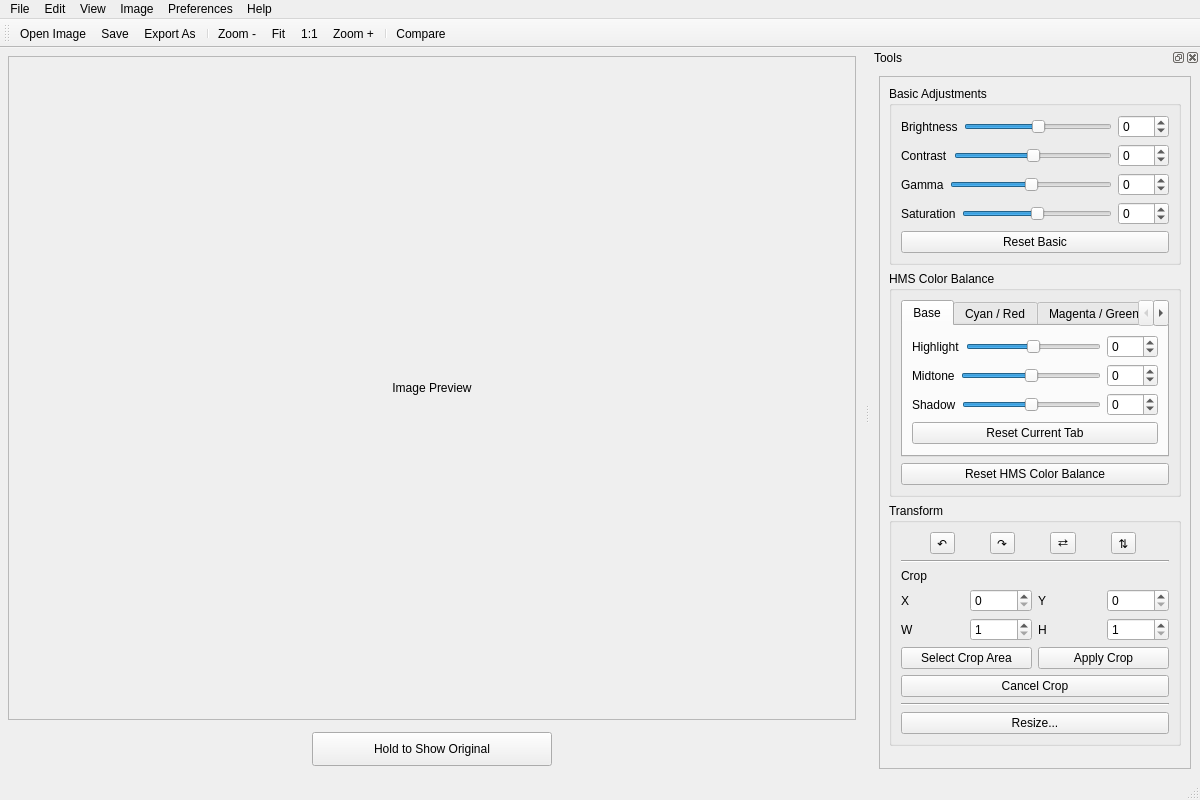
<?xml version="1.0" encoding="UTF-8"?>
<ui version="4.0">
 <class>MainWindow</class>
 <widget class="QMainWindow" name="MainWindow">
  <property name="geometry">
   <rect>
    <x>0</x>
    <y>0</y>
    <width>1200</width>
    <height>800</height>
   </rect>
  </property>
  <property name="windowTitle">
   <string>On Point Photo Editor</string>
  </property>
  <widget class="QWidget" name="centralwidget">
   <layout class="QVBoxLayout" name="centralLayout">
    <property name="spacing">
     <number>6</number>
    </property>
    <property name="leftMargin">
     <number>8</number>
    </property>
    <property name="topMargin">
     <number>8</number>
    </property>
    <property name="rightMargin">
     <number>8</number>
    </property>
    <property name="bottomMargin">
     <number>6</number>
    </property>
    <item>
     <widget class="QScrollArea" name="previewScrollArea">
      <property name="widgetResizable">
       <bool>true</bool>
      </property>
      <widget class="QWidget" name="previewScrollAreaContents">
       <property name="geometry">
        <rect>
         <x>0</x>
         <y>0</y>
         <width>851</width>
         <height>658</height>
        </rect>
       </property>
       <layout class="QVBoxLayout" name="previewLayout">
        <item>
         <widget class="QLabel" name="imagePreviewLabel">
          <property name="minimumSize">
           <size>
            <width>800</width>
            <height>600</height>
           </size>
          </property>
          <property name="text">
           <string>Image Preview</string>
          </property>
          <property name="alignment">
           <set>Qt::AlignmentFlag::AlignCenter</set>
          </property>
         </widget>
        </item>
       </layout>
      </widget>
     </widget>
    </item>
    <item>
     <layout class="QHBoxLayout" name="showOriginalBarLayout">
      <property name="spacing">
       <number>8</number>
      </property>
      <property name="leftMargin">
       <number>12</number>
      </property>
      <property name="topMargin">
       <number>6</number>
      </property>
      <property name="rightMargin">
       <number>12</number>
      </property>
      <property name="bottomMargin">
       <number>6</number>
      </property>
      <item>
       <spacer name="showOriginalLeftSpacer">
        <property name="orientation">
         <enum>Qt::Orientation::Horizontal</enum>
        </property>
        <property name="sizeHint" stdset="0">
         <size>
          <width>40</width>
          <height>20</height>
         </size>
        </property>
       </spacer>
      </item>
      <item>
       <widget class="QPushButton" name="showOriginalButton">
        <property name="minimumSize">
         <size>
          <width>240</width>
          <height>34</height>
         </size>
        </property>
        <property name="maximumSize">
         <size>
          <width>300</width>
          <height>40</height>
         </size>
        </property>
        <property name="toolTip">
         <string>Hold to compare with the unedited image. Shortcut: Spacebar.</string>
        </property>
        <property name="text">
         <string>Hold to Show Original</string>
        </property>
       </widget>
      </item>
      <item>
       <spacer name="showOriginalRightSpacer">
        <property name="orientation">
         <enum>Qt::Orientation::Horizontal</enum>
        </property>
        <property name="sizeHint" stdset="0">
         <size>
          <width>40</width>
          <height>20</height>
         </size>
        </property>
       </spacer>
      </item>
     </layout>
    </item>
   </layout>
  </widget>
  <widget class="QMenuBar" name="menubar">
   <property name="geometry">
    <rect>
     <x>0</x>
     <y>0</y>
     <width>1200</width>
     <height>20</height>
    </rect>
   </property>
   <widget class="QMenu" name="menuFile">
    <property name="title">
     <string>File</string>
    </property>
    <addaction name="actionNewCanvas"/>
    <addaction name="actionOpenImage"/>
    <addaction name="actionPlaceImage"/>
    <addaction name="actionCloseImage"/>
    <addaction name="separator"/>
    <addaction name="actionSave"/>
    <addaction name="actionSaveAs"/>
    <addaction name="actionExportAs"/>
    <addaction name="separator"/>
    <addaction name="actionPrintPreview"/>
    <addaction name="actionPrint"/>
    <addaction name="separator"/>
    <addaction name="actionExit"/>
   </widget>
   <widget class="QMenu" name="menuEdit">
    <property name="title">
     <string>Edit</string>
    </property>
    <addaction name="actionUndo"/>
    <addaction name="actionRedo"/>
    <addaction name="separator"/>
   </widget>
   <widget class="QMenu" name="menuView">
    <property name="title">
     <string>View</string>
    </property>
    <addaction name="actionZoomIn"/>
    <addaction name="actionZoomOut"/>
    <addaction name="actionFitToWindow"/>
    <addaction name="actionActualSize"/>
    <addaction name="separator"/>
    <addaction name="actionCompare"/>
   </widget>
   <widget class="QMenu" name="menuImage">
    <property name="title">
     <string>Image</string>
    </property>
    <addaction name="actionRotateLeft"/>
    <addaction name="actionRotateRight"/>
    <addaction name="separator"/>
    <addaction name="actionFlipHorizontal"/>
    <addaction name="actionFlipVertical"/>
    <addaction name="separator"/>
    <addaction name="actionCrop"/>
    <addaction name="actionResize"/>
   </widget>
   <widget class="QMenu" name="menuPreferences">
    <property name="title">
     <string>Preferences</string>
    </property>
    <addaction name="actionPreferences"/>
    <addaction name="actionSystemOptimizer"/>
   </widget>
   <widget class="QMenu" name="menuHelp">
    <property name="title">
     <string>Help</string>
    </property>
    <addaction name="actionAbout"/>
   </widget>
   <addaction name="menuFile"/>
   <addaction name="menuEdit"/>
   <addaction name="menuView"/>
   <addaction name="menuImage"/>
   <addaction name="menuPreferences"/>
   <addaction name="menuHelp"/>
  </widget>
  <widget class="QToolBar" name="mainToolBar">
   <property name="windowTitle">
    <string>Main Toolbar</string>
   </property>
   <attribute name="toolBarArea">
    <enum>TopToolBarArea</enum>
   </attribute>
   <attribute name="toolBarBreak">
    <bool>false</bool>
   </attribute>
   <addaction name="actionOpenImage"/>
   <addaction name="actionSave"/>
   <addaction name="actionExportAs"/>
   <addaction name="separator"/>
   <addaction name="actionZoomOut"/>
   <addaction name="actionFitToWindow"/>
   <addaction name="actionActualSize"/>
   <addaction name="actionZoomIn"/>
   <addaction name="separator"/>
   <addaction name="actionCompare"/>
  </widget>
  <widget class="QStatusBar" name="statusbar"/>
  <widget class="QDockWidget" name="toolsDock">
   <property name="minimumSize">
    <size>
     <width>330</width>
     <height>400</height>
    </size>
   </property>
   <property name="allowedAreas">
    <set>Qt::DockWidgetArea::LeftDockWidgetArea|Qt::DockWidgetArea::RightDockWidgetArea</set>
   </property>
   <property name="windowTitle">
    <string>Tools</string>
   </property>
   <attribute name="dockWidgetArea">
    <number>2</number>
   </attribute>
   <widget class="QWidget" name="toolsDockContents">
    <layout class="QVBoxLayout" name="toolsDockLayout">
     <item>
      <widget class="QScrollArea" name="toolsScrollArea">
       <property name="widgetResizable">
        <bool>true</bool>
       </property>
       <widget class="QWidget" name="toolsScrollContents">
        <property name="geometry">
         <rect>
          <x>0</x>
          <y>0</y>
          <width>296</width>
          <height>726</height>
         </rect>
        </property>
        <layout class="QVBoxLayout" name="toolsContentLayout">
         <item>
          <widget class="QGroupBox" name="basicGroup">
           <property name="title">
            <string>Basic Adjustments</string>
           </property>
           <layout class="QVBoxLayout" name="basicLayout">
            <item>
             <layout class="QHBoxLayout" name="brightnessLayout">
              <item>
               <widget class="QLabel" name="brightnessLabel">
                <property name="text">
                 <string>Brightness</string>
                </property>
               </widget>
              </item>
              <item>
               <widget class="QSlider" name="brightnessSlider">
                <property name="minimum">
                 <number>-100</number>
                </property>
                <property name="maximum">
                 <number>100</number>
                </property>
                <property name="orientation">
                 <enum>Qt::Orientation::Horizontal</enum>
                </property>
               </widget>
              </item>
              <item>
               <widget class="QSpinBox" name="brightnessSpinBox">
                <property name="minimum">
                 <number>-100</number>
                </property>
                <property name="maximum">
                 <number>100</number>
                </property>
               </widget>
              </item>
             </layout>
            </item>
            <item>
             <layout class="QHBoxLayout" name="contrastLayout">
              <item>
               <widget class="QLabel" name="contrastLabel">
                <property name="text">
                 <string>Contrast</string>
                </property>
               </widget>
              </item>
              <item>
               <widget class="QSlider" name="contrastSlider">
                <property name="minimum">
                 <number>-100</number>
                </property>
                <property name="maximum">
                 <number>100</number>
                </property>
                <property name="orientation">
                 <enum>Qt::Orientation::Horizontal</enum>
                </property>
               </widget>
              </item>
              <item>
               <widget class="QSpinBox" name="contrastSpinBox">
                <property name="minimum">
                 <number>-100</number>
                </property>
                <property name="maximum">
                 <number>100</number>
                </property>
               </widget>
              </item>
             </layout>
            </item>
            <item>
             <layout class="QHBoxLayout" name="gammaLayout">
              <item>
               <widget class="QLabel" name="gammaLabel">
                <property name="text">
                 <string>Gamma</string>
                </property>
               </widget>
              </item>
              <item>
               <widget class="QSlider" name="gammaSlider">
                <property name="minimum">
                 <number>-100</number>
                </property>
                <property name="maximum">
                 <number>100</number>
                </property>
                <property name="orientation">
                 <enum>Qt::Orientation::Horizontal</enum>
                </property>
               </widget>
              </item>
              <item>
               <widget class="QSpinBox" name="gammaSpinBox">
                <property name="minimum">
                 <number>-100</number>
                </property>
                <property name="maximum">
                 <number>100</number>
                </property>
               </widget>
              </item>
             </layout>
            </item>
            <item>
             <layout class="QHBoxLayout" name="saturationLayout">
              <item>
               <widget class="QLabel" name="saturationLabel">
                <property name="text">
                 <string>Saturation</string>
                </property>
               </widget>
              </item>
              <item>
               <widget class="QSlider" name="saturationSlider">
                <property name="minimum">
                 <number>-100</number>
                </property>
                <property name="maximum">
                 <number>100</number>
                </property>
                <property name="orientation">
                 <enum>Qt::Orientation::Horizontal</enum>
                </property>
               </widget>
              </item>
              <item>
               <widget class="QSpinBox" name="saturationSpinBox">
                <property name="minimum">
                 <number>-100</number>
                </property>
                <property name="maximum">
                 <number>100</number>
                </property>
               </widget>
              </item>
             </layout>
            </item>
            <item>
             <widget class="QPushButton" name="resetBasicButton">
              <property name="text">
               <string>Reset Basic</string>
              </property>
             </widget>
            </item>
           </layout>
          </widget>
         </item>
         <item>
          <widget class="QGroupBox" name="hmsGroup">
           <property name="visible">
            <bool>false</bool>
           </property>
           <property name="title">
            <string>HMS Color Balance</string>
           </property>
           <layout class="QVBoxLayout" name="hmsLayout">
            <item>
             <widget class="QTabWidget" name="hmsTabWidget">
              <widget class="QWidget" name="baseTab">
               <attribute name="title">
                <string>Base</string>
               </attribute>
               <layout class="QVBoxLayout" name="baseTabLayout">
                <item>
                 <layout class="QHBoxLayout" name="baseHighlightLayout">
                  <item>
                   <widget class="QLabel" name="baseHighlightLabel">
                    <property name="text">
                     <string>Highlight</string>
                    </property>
                   </widget>
                  </item>
                  <item>
                   <widget class="QSlider" name="baseHighlightSlider">
                    <property name="minimum">
                     <number>-100</number>
                    </property>
                    <property name="maximum">
                     <number>100</number>
                    </property>
                    <property name="orientation">
                     <enum>Qt::Orientation::Horizontal</enum>
                    </property>
                   </widget>
                  </item>
                  <item>
                   <widget class="QSpinBox" name="baseHighlightSpinBox">
                    <property name="minimum">
                     <number>-100</number>
                    </property>
                    <property name="maximum">
                     <number>100</number>
                    </property>
                   </widget>
                  </item>
                 </layout>
                </item>
                <item>
                 <layout class="QHBoxLayout" name="baseMidtoneLayout">
                  <item>
                   <widget class="QLabel" name="baseMidtoneLabel">
                    <property name="text">
                     <string>Midtone</string>
                    </property>
                   </widget>
                  </item>
                  <item>
                   <widget class="QSlider" name="baseMidtoneSlider">
                    <property name="minimum">
                     <number>-100</number>
                    </property>
                    <property name="maximum">
                     <number>100</number>
                    </property>
                    <property name="orientation">
                     <enum>Qt::Orientation::Horizontal</enum>
                    </property>
                   </widget>
                  </item>
                  <item>
                   <widget class="QSpinBox" name="baseMidtoneSpinBox">
                    <property name="minimum">
                     <number>-100</number>
                    </property>
                    <property name="maximum">
                     <number>100</number>
                    </property>
                   </widget>
                  </item>
                 </layout>
                </item>
                <item>
                 <layout class="QHBoxLayout" name="baseShadowLayout">
                  <item>
                   <widget class="QLabel" name="baseShadowLabel">
                    <property name="text">
                     <string>Shadow</string>
                    </property>
                   </widget>
                  </item>
                  <item>
                   <widget class="QSlider" name="baseShadowSlider">
                    <property name="minimum">
                     <number>-100</number>
                    </property>
                    <property name="maximum">
                     <number>100</number>
                    </property>
                    <property name="orientation">
                     <enum>Qt::Orientation::Horizontal</enum>
                    </property>
                   </widget>
                  </item>
                  <item>
                   <widget class="QSpinBox" name="baseShadowSpinBox">
                    <property name="minimum">
                     <number>-100</number>
                    </property>
                    <property name="maximum">
                     <number>100</number>
                    </property>
                   </widget>
                  </item>
                 </layout>
                </item>
                <item>
                 <widget class="QPushButton" name="resetBaseTabButton">
                  <property name="text">
                   <string>Reset Current Tab</string>
                  </property>
                 </widget>
                </item>
               </layout>
              </widget>
              <widget class="QWidget" name="cyanRedTab">
               <attribute name="title">
                <string>Cyan / Red</string>
               </attribute>
               <layout class="QVBoxLayout" name="cyanRedTabLayout">
                <item>
                 <layout class="QHBoxLayout" name="cyanRedHighlightLayout">
                  <item>
                   <widget class="QLabel" name="cyanRedHighlightLabel">
                    <property name="text">
                     <string>Highlight</string>
                    </property>
                   </widget>
                  </item>
                  <item>
                   <widget class="QSlider" name="cyanRedHighlightSlider">
                    <property name="minimum">
                     <number>-100</number>
                    </property>
                    <property name="maximum">
                     <number>100</number>
                    </property>
                    <property name="orientation">
                     <enum>Qt::Orientation::Horizontal</enum>
                    </property>
                   </widget>
                  </item>
                  <item>
                   <widget class="QSpinBox" name="cyanRedHighlightSpinBox">
                    <property name="minimum">
                     <number>-100</number>
                    </property>
                    <property name="maximum">
                     <number>100</number>
                    </property>
                   </widget>
                  </item>
                 </layout>
                </item>
                <item>
                 <layout class="QHBoxLayout" name="cyanRedMidtoneLayout">
                  <item>
                   <widget class="QLabel" name="cyanRedMidtoneLabel">
                    <property name="text">
                     <string>Midtone</string>
                    </property>
                   </widget>
                  </item>
                  <item>
                   <widget class="QSlider" name="cyanRedMidtoneSlider">
                    <property name="minimum">
                     <number>-100</number>
                    </property>
                    <property name="maximum">
                     <number>100</number>
                    </property>
                    <property name="orientation">
                     <enum>Qt::Orientation::Horizontal</enum>
                    </property>
                   </widget>
                  </item>
                  <item>
                   <widget class="QSpinBox" name="cyanRedMidtoneSpinBox">
                    <property name="minimum">
                     <number>-100</number>
                    </property>
                    <property name="maximum">
                     <number>100</number>
                    </property>
                   </widget>
                  </item>
                 </layout>
                </item>
                <item>
                 <layout class="QHBoxLayout" name="cyanRedShadowLayout">
                  <item>
                   <widget class="QLabel" name="cyanRedShadowLabel">
                    <property name="text">
                     <string>Shadow</string>
                    </property>
                   </widget>
                  </item>
                  <item>
                   <widget class="QSlider" name="cyanRedShadowSlider">
                    <property name="minimum">
                     <number>-100</number>
                    </property>
                    <property name="maximum">
                     <number>100</number>
                    </property>
                    <property name="orientation">
                     <enum>Qt::Orientation::Horizontal</enum>
                    </property>
                   </widget>
                  </item>
                  <item>
                   <widget class="QSpinBox" name="cyanRedShadowSpinBox">
                    <property name="minimum">
                     <number>-100</number>
                    </property>
                    <property name="maximum">
                     <number>100</number>
                    </property>
                   </widget>
                  </item>
                 </layout>
                </item>
                <item>
                 <widget class="QPushButton" name="resetCyanRedTabButton">
                  <property name="text">
                   <string>Reset Current Tab</string>
                  </property>
                 </widget>
                </item>
               </layout>
              </widget>
              <widget class="QWidget" name="magentaGreenTab">
               <attribute name="title">
                <string>Magenta / Green</string>
               </attribute>
               <layout class="QVBoxLayout" name="magentaGreenTabLayout">
                <item>
                 <layout class="QHBoxLayout" name="magentaGreenHighlightLayout">
                  <item>
                   <widget class="QLabel" name="magentaGreenHighlightLabel">
                    <property name="text">
                     <string>Highlight</string>
                    </property>
                   </widget>
                  </item>
                  <item>
                   <widget class="QSlider" name="magentaGreenHighlightSlider">
                    <property name="minimum">
                     <number>-100</number>
                    </property>
                    <property name="maximum">
                     <number>100</number>
                    </property>
                    <property name="orientation">
                     <enum>Qt::Orientation::Horizontal</enum>
                    </property>
                   </widget>
                  </item>
                  <item>
                   <widget class="QSpinBox" name="magentaGreenHighlightSpinBox">
                    <property name="minimum">
                     <number>-100</number>
                    </property>
                    <property name="maximum">
                     <number>100</number>
                    </property>
                   </widget>
                  </item>
                 </layout>
                </item>
                <item>
                 <layout class="QHBoxLayout" name="magentaGreenMidtoneLayout">
                  <item>
                   <widget class="QLabel" name="magentaGreenMidtoneLabel">
                    <property name="text">
                     <string>Midtone</string>
                    </property>
                   </widget>
                  </item>
                  <item>
                   <widget class="QSlider" name="magentaGreenMidtoneSlider">
                    <property name="minimum">
                     <number>-100</number>
                    </property>
                    <property name="maximum">
                     <number>100</number>
                    </property>
                    <property name="orientation">
                     <enum>Qt::Orientation::Horizontal</enum>
                    </property>
                   </widget>
                  </item>
                  <item>
                   <widget class="QSpinBox" name="magentaGreenMidtoneSpinBox">
                    <property name="minimum">
                     <number>-100</number>
                    </property>
                    <property name="maximum">
                     <number>100</number>
                    </property>
                   </widget>
                  </item>
                 </layout>
                </item>
                <item>
                 <layout class="QHBoxLayout" name="magentaGreenShadowLayout">
                  <item>
                   <widget class="QLabel" name="magentaGreenShadowLabel">
                    <property name="text">
                     <string>Shadow</string>
                    </property>
                   </widget>
                  </item>
                  <item>
                   <widget class="QSlider" name="magentaGreenShadowSlider">
                    <property name="minimum">
                     <number>-100</number>
                    </property>
                    <property name="maximum">
                     <number>100</number>
                    </property>
                    <property name="orientation">
                     <enum>Qt::Orientation::Horizontal</enum>
                    </property>
                   </widget>
                  </item>
                  <item>
                   <widget class="QSpinBox" name="magentaGreenShadowSpinBox">
                    <property name="minimum">
                     <number>-100</number>
                    </property>
                    <property name="maximum">
                     <number>100</number>
                    </property>
                   </widget>
                  </item>
                 </layout>
                </item>
                <item>
                 <widget class="QPushButton" name="resetMagentaGreenTabButton">
                  <property name="text">
                   <string>Reset Current Tab</string>
                  </property>
                 </widget>
                </item>
               </layout>
              </widget>
              <widget class="QWidget" name="yellowBlueTab">
               <attribute name="title">
                <string>Yellow / Blue</string>
               </attribute>
               <layout class="QVBoxLayout" name="yellowBlueTabLayout">
                <item>
                 <layout class="QHBoxLayout" name="yellowBlueHighlightLayout">
                  <item>
                   <widget class="QLabel" name="yellowBlueHighlightLabel">
                    <property name="text">
                     <string>Highlight</string>
                    </property>
                   </widget>
                  </item>
                  <item>
                   <widget class="QSlider" name="yellowBlueHighlightSlider">
                    <property name="minimum">
                     <number>-100</number>
                    </property>
                    <property name="maximum">
                     <number>100</number>
                    </property>
                    <property name="orientation">
                     <enum>Qt::Orientation::Horizontal</enum>
                    </property>
                   </widget>
                  </item>
                  <item>
                   <widget class="QSpinBox" name="yellowBlueHighlightSpinBox">
                    <property name="minimum">
                     <number>-100</number>
                    </property>
                    <property name="maximum">
                     <number>100</number>
                    </property>
                   </widget>
                  </item>
                 </layout>
                </item>
                <item>
                 <layout class="QHBoxLayout" name="yellowBlueMidtoneLayout">
                  <item>
                   <widget class="QLabel" name="yellowBlueMidtoneLabel">
                    <property name="text">
                     <string>Midtone</string>
                    </property>
                   </widget>
                  </item>
                  <item>
                   <widget class="QSlider" name="yellowBlueMidtoneSlider">
                    <property name="minimum">
                     <number>-100</number>
                    </property>
                    <property name="maximum">
                     <number>100</number>
                    </property>
                    <property name="orientation">
                     <enum>Qt::Orientation::Horizontal</enum>
                    </property>
                   </widget>
                  </item>
                  <item>
                   <widget class="QSpinBox" name="yellowBlueMidtoneSpinBox">
                    <property name="minimum">
                     <number>-100</number>
                    </property>
                    <property name="maximum">
                     <number>100</number>
                    </property>
                   </widget>
                  </item>
                 </layout>
                </item>
                <item>
                 <layout class="QHBoxLayout" name="yellowBlueShadowLayout">
                  <item>
                   <widget class="QLabel" name="yellowBlueShadowLabel">
                    <property name="text">
                     <string>Shadow</string>
                    </property>
                   </widget>
                  </item>
                  <item>
                   <widget class="QSlider" name="yellowBlueShadowSlider">
                    <property name="minimum">
                     <number>-100</number>
                    </property>
                    <property name="maximum">
                     <number>100</number>
                    </property>
                    <property name="orientation">
                     <enum>Qt::Orientation::Horizontal</enum>
                    </property>
                   </widget>
                  </item>
                  <item>
                   <widget class="QSpinBox" name="yellowBlueShadowSpinBox">
                    <property name="minimum">
                     <number>-100</number>
                    </property>
                    <property name="maximum">
                     <number>100</number>
                    </property>
                   </widget>
                  </item>
                 </layout>
                </item>
                <item>
                 <widget class="QPushButton" name="resetYellowBlueTabButton">
                  <property name="text">
                   <string>Reset Current Tab</string>
                  </property>
                 </widget>
                </item>
               </layout>
              </widget>
             </widget>
            </item>
            <item>
             <widget class="QPushButton" name="resetHmsButton">
              <property name="text">
               <string>Reset HMS Color Balance</string>
              </property>
             </widget>
            </item>
           </layout>
          </widget>
         </item>
         <item>
          <widget class="QGroupBox" name="transformGroup">
           <property name="title">
            <string>Transform</string>
           </property>
           <layout class="QVBoxLayout" name="transformLayout">
            <item>
             <layout class="QHBoxLayout" name="rotateFlipButtonLayout">
              <item>
               <widget class="QToolButton" name="rotateLeftButton">
                <property name="toolTip">
                 <string>Rotate Left 90°</string>
                </property>
                <property name="text">
                 <string>↶</string>
                </property>
               </widget>
              </item>
              <item>
               <widget class="QToolButton" name="rotateRightButton">
                <property name="toolTip">
                 <string>Rotate Right 90°</string>
                </property>
                <property name="text">
                 <string>↷</string>
                </property>
               </widget>
              </item>
              <item>
               <widget class="QToolButton" name="flipHorizontalButton">
                <property name="toolTip">
                 <string>Flip Horizontal</string>
                </property>
                <property name="text">
                 <string>⇄</string>
                </property>
               </widget>
              </item>
              <item>
               <widget class="QToolButton" name="flipVerticalButton">
                <property name="toolTip">
                 <string>Flip Vertical</string>
                </property>
                <property name="text">
                 <string>⇅</string>
                </property>
               </widget>
              </item>
             </layout>
            </item>
            <item>
             <widget class="QFrame" name="transformLine">
              <property name="frameShape">
               <enum>QFrame::Shape::HLine</enum>
              </property>
              <property name="frameShadow">
               <enum>QFrame::Shadow::Sunken</enum>
              </property>
             </widget>
            </item>
            <item>
             <widget class="QLabel" name="cropLabel">
              <property name="text">
               <string>Crop</string>
              </property>
             </widget>
            </item>
            <item>
             <layout class="QGridLayout" name="cropGridLayout">
              <item row="0" column="0">
               <widget class="QLabel" name="cropXLabel">
                <property name="text">
                 <string>X</string>
                </property>
               </widget>
              </item>
              <item row="0" column="1">
               <widget class="QSpinBox" name="cropXSpinBox">
                <property name="maximum">
                 <number>99999</number>
                </property>
               </widget>
              </item>
              <item row="0" column="2">
               <widget class="QLabel" name="cropYLabel">
                <property name="text">
                 <string>Y</string>
                </property>
               </widget>
              </item>
              <item row="0" column="3">
               <widget class="QSpinBox" name="cropYSpinBox">
                <property name="maximum">
                 <number>99999</number>
                </property>
               </widget>
              </item>
              <item row="1" column="0">
               <widget class="QLabel" name="cropWidthLabel">
                <property name="text">
                 <string>W</string>
                </property>
               </widget>
              </item>
              <item row="1" column="1">
               <widget class="QSpinBox" name="cropWidthSpinBox">
                <property name="minimum">
                 <number>1</number>
                </property>
                <property name="maximum">
                 <number>99999</number>
                </property>
               </widget>
              </item>
              <item row="1" column="2">
               <widget class="QLabel" name="cropHeightLabel">
                <property name="text">
                 <string>H</string>
                </property>
               </widget>
              </item>
              <item row="1" column="3">
               <widget class="QSpinBox" name="cropHeightSpinBox">
                <property name="minimum">
                 <number>1</number>
                </property>
                <property name="maximum">
                 <number>99999</number>
                </property>
               </widget>
              </item>
             </layout>
            </item>
            <item>
             <layout class="QHBoxLayout" name="cropButtonLayout">
              <item>
               <widget class="QPushButton" name="selectCropButton">
                <property name="toolTip">
                 <string>Draw or adjust a crop area on the image.</string>
                </property>
                <property name="text">
                 <string>Select Crop Area</string>
                </property>
               </widget>
              </item>
              <item>
               <widget class="QPushButton" name="applyCropButton">
                <property name="toolTip">
                 <string>Commit the current crop selection.</string>
                </property>
                <property name="text">
                 <string>Apply Crop</string>
                </property>
               </widget>
              </item>
             </layout>
            </item>
            <item>
             <widget class="QPushButton" name="cancelCropButton">
              <property name="toolTip">
               <string>Cancel crop mode without changing the image. Shortcut: Esc.</string>
              </property>
              <property name="text">
               <string>Cancel Crop</string>
              </property>
              <property name="shortcut">
               <string>Esc</string>
              </property>
             </widget>
            </item>
            <item>
             <widget class="QFrame" name="resizeLine">
              <property name="frameShape">
               <enum>QFrame::Shape::HLine</enum>
              </property>
              <property name="frameShadow">
               <enum>QFrame::Shadow::Sunken</enum>
              </property>
             </widget>
            </item>
            <item>
             <widget class="QPushButton" name="resizeButton">
              <property name="toolTip">
               <string>Open resize dialog with manual sizes and presets.</string>
              </property>
              <property name="text">
               <string>Resize...</string>
              </property>
             </widget>
            </item>
           </layout>
          </widget>
         </item>
         <item>
          <spacer name="toolsVerticalSpacer">
           <property name="orientation">
            <enum>Qt::Orientation::Vertical</enum>
           </property>
           <property name="sizeHint" stdset="0">
            <size>
             <width>20</width>
             <height>40</height>
            </size>
           </property>
          </spacer>
         </item>
        </layout>
       </widget>
      </widget>
     </item>
    </layout>
   </widget>
  </widget>
  <action name="actionNewCanvas">
   <property name="text">
    <string>New Canvas...</string>
   </property>
  </action>
  <action name="actionOpenImage">
   <property name="text">
    <string>Open Image...</string>
   </property>
  </action>
  <action name="actionPlaceImage">
   <property name="text">
    <string>Place Image...</string>
   </property>
  </action>
  <action name="actionCloseImage">
   <property name="text">
    <string>Close Image</string>
   </property>
  </action>
  <action name="actionSave">
   <property name="text">
    <string>Save</string>
   </property>
   <property name="shortcut">
    <string>Ctrl+S</string>
   </property>
  </action>
  <action name="actionSaveAs">
   <property name="text">
    <string>Save As...</string>
   </property>
  </action>
  <action name="actionExportAs">
   <property name="text">
    <string>Export As...</string>
   </property>
  </action>
  <action name="actionExit">
   <property name="text">
    <string>Exit</string>
   </property>
  </action>
  <action name="actionPrintPreview">
   <property name="text">
    <string>Print Preview...</string>
   </property>
  </action>
  <action name="actionPrint">
   <property name="text">
    <string>Print...</string>
   </property>
  </action>
  <action name="actionUndo">
   <property name="text">
    <string>Undo</string>
   </property>
   <property name="shortcut">
    <string>Ctrl+Z</string>
   </property>
  </action>
  <action name="actionRedo">
   <property name="text">
    <string>Redo</string>
   </property>
   <property name="shortcut">
    <string>Ctrl+Y</string>
   </property>
  </action>
  <action name="actionZoomIn">
   <property name="text">
    <string>Zoom +</string>
   </property>
  </action>
  <action name="actionZoomOut">
   <property name="text">
    <string>Zoom -</string>
   </property>
  </action>
  <action name="actionFitToWindow">
   <property name="text">
    <string>Fit</string>
   </property>
  </action>
  <action name="actionActualSize">
   <property name="text">
    <string>1:1</string>
   </property>
  </action>
  <action name="actionRotateLeft">
   <property name="text">
    <string>Rotate Left</string>
   </property>
  </action>
  <action name="actionRotateRight">
   <property name="text">
    <string>Rotate Right</string>
   </property>
  </action>
  <action name="actionFlipHorizontal">
   <property name="text">
    <string>Flip Horizontal</string>
   </property>
   <property name="toolTip">
    <string>Mirror the image from left to right</string>
   </property>
  </action>
  <action name="actionFlipVertical">
   <property name="text">
    <string>Flip Vertical</string>
   </property>
   <property name="toolTip">
    <string>Mirror the image from top to bottom</string>
   </property>
  </action>
  <action name="actionCrop">
   <property name="text">
    <string>Crop</string>
   </property>
  </action>
  <action name="actionResize">
   <property name="text">
    <string>Resize</string>
   </property>
  </action>
  <action name="actionCompare">
   <property name="checkable">
    <bool>true</bool>
   </property>
   <property name="text">
    <string>Compare</string>
   </property>
   <property name="toolTip">
    <string>Toggle side-by-side Original / Current preview</string>
   </property>
  </action>
  <action name="actionPreferences">
   <property name="text">
    <string>Preferences</string>
   </property>
  </action>
  <action name="actionSystemOptimizer">
   <property name="text">
    <string>System Optimizer...</string>
   </property>
   <property name="toolTip">
    <string>View the active system profile, diagnostics, and performance controls</string>
   </property>
  </action>
  <action name="actionAbout">
   <property name="text">
    <string>About On Point Photo Editor</string>
   </property>
  </action>
 </widget>
 <resources/>
 <connections/>
</ui>
